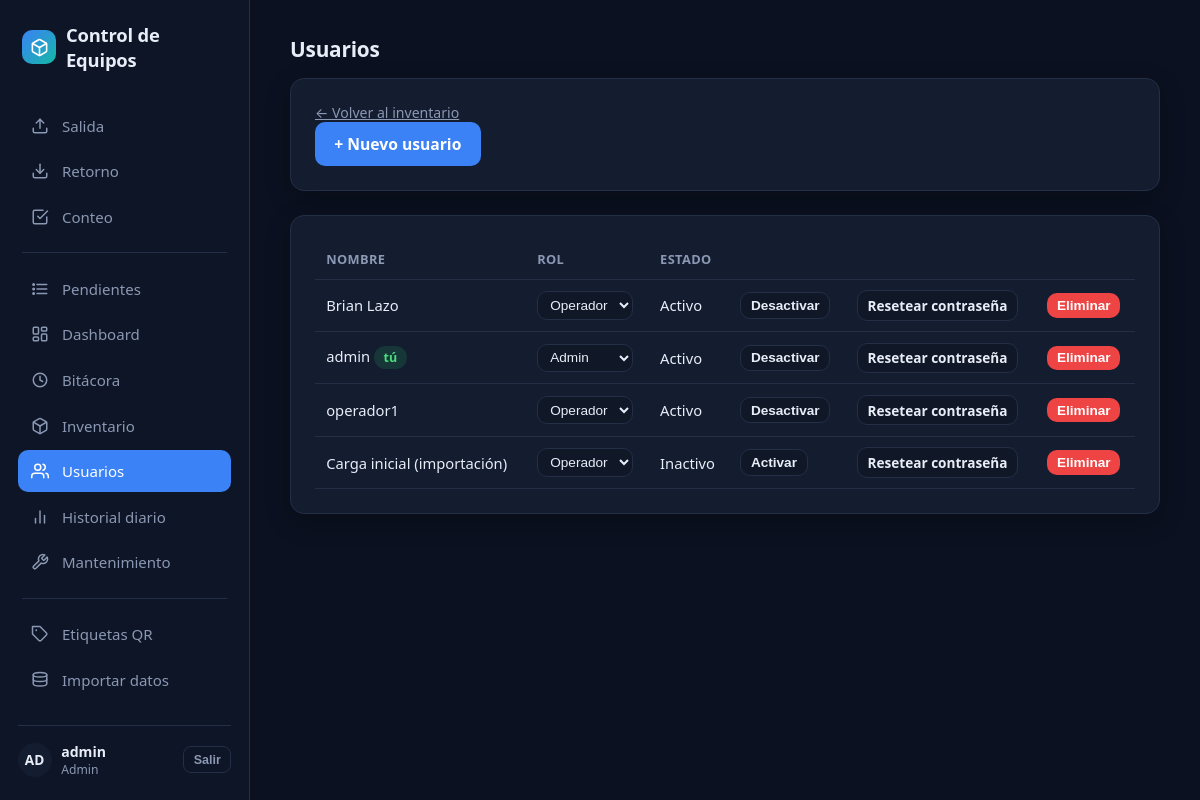
Page /admin/usuarios/ (signed in) on the committed database.
### tables this page shows
CREATE TABLE "usuarios" (
    id      INTEGER PRIMARY KEY AUTOINCREMENT,
    nombre  TEXT NOT NULL UNIQUE,
    activo  BOOLEAN NOT NULL DEFAULT 1
, password_hash TEXT NOT NULL DEFAULT '', rol TEXT NOT NULL DEFAULT 'operador' CHECK (rol IN ('admin','operador')));

### app/usuarios.py (the view)
@bp.route("/")
@requiere_admin
def listado():
    db = get_db()
    lista = db.execute("SELECT * FROM usuarios ORDER BY activo DESC, nombre").fetchall()
    return render_template("usuarios/listado.html", usuarios=lista)

### app/auth.py (called while the page is built)
def cargar_usuario(usuario_id: str):
    fila = get_db().execute(
        "SELECT id, nombre, rol FROM usuarios WHERE id = ? AND activo = 1", (usuario_id,)
    ).fetchone()
    return Usuario(fila["id"], fila["nombre"], fila["rol"]) if fila else None

def requiere_admin(vista):
    @wraps(vista)
    @login_required
    def envoltura(*args, **kwargs):
        if current_user.rol != "admin":
            abort(403)
        return vista(*args, **kwargs)
    return envoltura

### app/db.py (called while the page is built)
def get_db() -> sqlite3.Connection:
    if "db" not in g:
        g.db = sqlite3.connect(current_app.config["DATABASE"])
        g.db.row_factory = sqlite3.Row
        g.db.execute("PRAGMA foreign_keys = ON")
        g.db.execute("PRAGMA journal_mode = WAL")
        g.db.execute("PRAGMA busy_timeout = 5000")
    return g.db

### app/templates/usuarios/listado.html (shortened to what this page needs)
{% extends "base.html" %}
{% block contenido %}
<h2>Usuarios</h2>
<div class="tarjeta">
  <div class="en-linea" style="justify-content:space-between;">
    <p class="ayuda" style="margin:0;"><a href="{{ url_for('inventario.listado') }}">&larr; Volver al inventario</a></p>
    <a class="boton" href="{{ url_for('usuarios.nuevo') }}">+ Nuevo usuario</a>
  </div>
</div>
<div class="tarjeta">
  <table>
    <thead><tr><th>Nombre</th><th>Rol</th><th>Estado</th><th colspan="3"></th></tr></thead>
    <tbody>
      {% for u in usuarios %}
      <tr>
        <td>{{ u['nombre'] }}{% if u['id'] == current_user.id %} <span class="badge en_bodega">tú</span>{% endif %}</td>
        <td>
          <form method="post" action="{{ url_for('usuarios.cambiar_rol', usuario_id=u['id']) }}">
            <select name="nuevo_rol" onchange="this.form.submit()" style="width:auto; margin-bottom:0; font-size:0.85rem; padding:0.3rem 0.5rem;">
              <option value="operador" {% if u['rol'] == 'operador' %}selected{% endif %}>Operador</option>
              <option value="admin" {% if u['rol'] == 'admin' %}selected{% endif %}>Admin</option>
            </select>
          </form>
        </td>
        <td>{{ 'Activo' if u['activo'] else 'Inactivo' }}</td>
        <td>
          <form method="post" action="{{ url_for('usuarios.desactivar', usuario_id=u['id']) }}">
            <button type="submit" class="secundario" style="padding:0.3rem 0.6rem; font-size:0.85rem;">
              {{ 'Desactivar' if u['activo'] else 'Activar' }}
            </button>
          </form>
        </td>
        <td>
          <a class="boton secundario" style="padding:0.3rem 0.6rem; font-size:0.85rem;"
             href="{{ url_for('usuarios.resetear_password', usuario_id=u['id']) }}">Resetear contraseña</a>
        </td>
        <td>
          <form method="post" action="{{ url_for('usuarios.eliminar', usuario_id=u['id']) }}"
                onsubmit="return confirm('¿Eliminar a {{ u['nombre'] }}?');">
            <button type="submit" class="peligro" style="padding:0.3rem 0.6rem; font-size:0.85rem;">Eliminar</button>
          </form>
        </td>
      </tr>
      {% endfor %}
    </tbody>
  </table>
</div>
{% endblock %}

### app/templates/base.html (shortened to what this page needs)
<!doctype html>
<html lang="es">
<head>
</head>
<body>
{% macro icono(nombre) -%}
{% if nombre == 'salida' %}<svg viewBox="0 0 24 24" fill="none" stroke="currentColor" stroke-width="2" stroke-linecap="round" stroke-linejoin="round"><path d="M21 15v4a2 2 0 0 1-2 2H5a2 2 0 0 1-2-2v-4"/><polyline points="17 8 12 3 7 8"/><line x1="12" y1="3" x2="12" y2="15"/></svg>
{%- elif nombre == 'retorno' %}<svg viewBox="0 0 24 24" fill="none" stroke="currentColor" stroke-width="2" stroke-linecap="round" stroke-linejoin="round"><path d="M21 15v4a2 2 0 0 1-2 2H5a2 2 0 0 1-2-2v-4"/><polyline points="7 10 12 15 17 10"/><line x1="12" y1="15" x2="12" y2="3"/></svg>
{%- elif nombre == 'dashboard' %}<svg viewBox="0 0 24 24" fill="none" stroke="currentColor" stroke-width="2" stroke-linecap="round" stroke-linejoin="round"><rect x="3" y="3" width="7" height="9" rx="1.5"/><rect x="14" y="3" width="7" height="5" rx="1.5"/><rect x="14" y="12" width="7" height="9" rx="1.5"/><rect x="3" y="16" width="7" height="5" rx="1.5"/></svg>
{%- elif nombre == 'bitacora' %}<svg viewBox="0 0 24 24" fill="none" stroke="currentColor" stroke-width="2" stroke-linecap="round" stroke-linejoin="round"><circle cx="12" cy="12" r="9"/><polyline points="12 7 12 12 15.5 14"/></svg>
{%- elif nombre == 'inventario' %}<svg viewBox="0 0 24 24" fill="none" stroke="currentColor" stroke-width="2" stroke-linecap="round" stroke-linejoin="round"><path d="M21 16V8a2 2 0 0 0-1-1.73l-7-4a2 2 0 0 0-2 0l-7 4A2 2 0 0 0 3 8v8a2 2 0 0 0 1 1.73l7 4a2 2 0 0 0 2 0l7-4A2 2 0 0 0 21 16z"/><polyline points="3.27 6.96 12 12.01 20.73 6.96"/><line x1="12" y1="22.08" x2="12" y2="12"/></svg>
{%- elif nombre == 'usuarios' %}<svg viewBox="0 0 24 24" fill="none" stroke="currentColor" stroke-width="2" stroke-linecap="round" stroke-linejoin="round"><path d="M17 21v-2a4 4 0 0 0-4-4H5a4 4 0 0 0-4 4v2"/><circle cx="9" cy="7" r="4"/><path d="M23 21v-2a4 4 0 0 0-3-3.87"/><path d="M16 3.13a4 4 0 0 1 0 7.75"/></svg>
{%- elif nombre == 'etiquetas' %}<svg viewBox="0 0 24 24" fill="none" stroke="currentColor" stroke-width="2" stroke-linecap="round" stroke-linejoin="round"><path d="M20.59 13.41 13.42 20.58a2 2 0 0 1-2.83 0L2 12V2h10l8.59 8.59a2 2 0 0 1 0 2.82Z"/><circle cx="7" cy="7" r="1.2" fill="currentColor" stroke="none"/></svg>
{%- elif nombre == 'datos' %}<svg viewBox="0 0 24 24" fill="none" stroke="currentColor" stroke-width="2" stroke-linecap="round" stroke-linejoin="round"><ellipse cx="12" cy="5" rx="9" ry="3"/><path d="M3 5v6c0 1.66 4 3 9 3s9-1.34 9-3V5"/><path d="M3 11v6c0 1.66 4 3 9 3s9-1.34 9-3v-6"/></svg>
{%- elif nombre == 'historial-diario' %}<svg viewBox="0 0 24 24" fill="none" stroke="currentColor" stroke-width="2" stroke-linecap="round" stroke-linejoin="round"><line x1="18" y1="20" x2="18" y2="10"/><line x1="12" y1="20" x2="12" y2="4"/><line x1="6" y1="20" x2="6" y2="14"/></svg>
{%- elif nombre == 'conteo' %}<svg viewBox="0 0 24 24" fill="none" stroke="currentColor" stroke-width="2" stroke-linecap="round" stroke-linejoin="round"><path d="M9 11l3 3L22 4"/><path d="M21 12v7a2 2 0 0 1-2 2H5a2 2 0 0 1-2-2V5a2 2 0 0 1 2-2h11"/></svg>
{%- elif nombre == 'pendientes' %}<svg viewBox="0 0 24 24" fill="none" stroke="currentColor" stroke-width="2" stroke-linecap="round" stroke-linejoin="round"><line x1="8" y1="6" x2="21" y2="6"/><line x1="8" y1="12" x2="21" y2="12"/><line x1="8" y1="18" x2="21" y2="18"/><circle cx="3.5" cy="6" r="1" fill="currentColor"/><circle cx="3.5" cy="12" r="1" fill="currentColor"/><circle cx="3.5" cy="18" r="1" fill="currentColor"/></svg>
{%- elif nombre == 'mantenimiento' %}<svg viewBox="0 0 24 24" fill="none" stroke="currentColor" stroke-width="2" stroke-linecap="round" stroke-linejoin="round"><path d="M14.7 6.3a1 1 0 0 0 0 1.4l1.6 1.6a1 1 0 0 0 1.4 0l3.77-3.77a6 6 0 0 1-7.94 7.94l-6.91 6.91a2.12 2.12 0 0 1-3-3l6.91-6.91a6 6 0 0 1 7.94-7.94l-3.76 3.76z"/></svg>
{%- endif %}
{%- endmacro %}
<div class="app-shell">
  {% if current_user.is_authenticated %}
  <aside class="sidebar">
    <a class="marca" href="{{ url_for('escaneo.salida') }}">
      <span class="icono-marca">
      </span>
      Control de Equipos
    </a>
    <nav>
      <a href="{{ url_for('escaneo.salida') }}" class="{{ 'activo' if request.endpoint == 'escaneo.salida' }}">{{ icono('salida') }}<span>Salida</span></a>
      <a href="{{ url_for('escaneo.retorno') }}" class="{{ 'activo' if request.endpoint == 'escaneo.retorno' }}">{{ icono('retorno') }}<span>Retorno</span></a>
      <a href="{{ url_for('conteo.ver') }}" class="{{ 'activo' if request.endpoint and request.endpoint.startswith('conteo.') }}">{{ icono('conteo') }}<span>Conteo</span></a>
      {% if current_user.rol == 'admin' %}
      <div class="separador"></div>
      <a href="{{ url_for('pendientes.ver') }}" class="{{ 'activo' if request.endpoint == 'pendientes.ver' }}">{{ icono('pendientes') }}<span>Pendientes</span></a>
      <a href="{{ url_for('dashboard.ver') }}" class="{{ 'activo' if request.endpoint == 'dashboard.ver' }}">{{ icono('dashboard') }}<span>Dashboard</span></a>
      <a href="{{ url_for('bitacora.ver') }}" class="{{ 'activo' if request.endpoint == 'bitacora.ver' }}">{{ icono('bitacora') }}<span>Bitácora</span></a>
      <a href="{{ url_for('inventario.listado') }}" class="{{ 'activo' if request.endpoint and request.endpoint.startswith('inventario.') }}">{{ icono('inventario') }}<span>Inventario</span></a>
      <a href="{{ url_for('usuarios.listado') }}" class="{{ 'activo' if request.endpoint and request.endpoint.startswith('usuarios.') }}">{{ icono('usuarios') }}<span>Usuarios</span></a>
      <a href="{{ url_for('historial.ver') }}" class="{{ 'activo' if request.endpoint == 'historial.ver' }}">{{ icono('historial-diario') }}<span>Historial diario</span></a>
      <a href="{{ url_for('mantenimiento.ver') }}" class="{{ 'activo' if request.endpoint and request.endpoint.startswith('mantenimiento.') }}">{{ icono('mantenimiento') }}<span>Mantenimiento</span></a>
      <div class="separador"></div>
      <a href="{{ url_for('etiquetas.ver') }}" class="{{ 'activo' if request.endpoint and request.endpoint.startswith('etiquetas.') }}">{{ icono('etiquetas') }}<span>Etiquetas QR</span></a>
      <a href="{{ url_for('datos.ver') }}" class="{{ 'activo' if request.endpoint and request.endpoint.startswith('datos.') }}">{{ icono('datos') }}<span>Importar datos</span></a>
      {% endif %}
    </nav>
    <div class="usuario-box">
      <div class="avatar">{{ current_user.nombre[:2]|upper }}</div>
      <div class="datos">
        <div class="nombre">{{ current_user.nombre }}</div>
        <div class="rol">{{ 'Admin' if current_user.rol == 'admin' else 'Operador' }}</div>
      </div>
      <form method="post" action="{{ url_for('auth.logout') }}">
        <button type="submit" class="secundario">Salir</button>
      </form>
    </div>
  </aside>
  {% endif %}
  <div class="main-area">
    <main class="{{ '' if current_user.is_authenticated else 'centrado' }}">
      {% block contenido %}{% endblock %}
    </main>
  </div>
</div>
</body>
</html>

### app/templates/base.html (style rules this page uses)
:root { color-scheme: dark; --bg: #0b1120; --bg-sidebar: #0d1526; --bg-card: #141c30; --bg-card-soft: #101828; --border: #232e47; --text: #e8edf7; --text-muted: #8b98b3; --accent: #3b82f6; --accent-dark: #2563eb; --teal: #14b8a6; --amber: #f59e0b; --red: #ef4444; --green: #22c55e; --blue: #3b82f6; --radius: 14px; }
* { box-sizing: border-box; }
body { font-family: "Segoe UI", system-ui, -apple-system, Arial, sans-serif; margin: 0; background: var(--bg); color: var(--text); -webkit-font-smoothing: antialiased; }
a { color: inherit; }
.app-shell { display: flex; min-height: 100vh; }
.sidebar { width: 250px; flex-shrink: 0; background: var(--bg-sidebar); border-right: 1px solid var(--border); display: flex; flex-direction: column; padding: 1.4rem 1.1rem; }
.sidebar .marca { display: flex; align-items: center; gap: 0.6rem; font-weight: 800; font-size: 1.15rem; letter-spacing: -0.01em; text-decoration: none; color: var(--text); margin-bottom: 2rem; padding: 0 0.3rem; }
.sidebar .marca .icono-marca { width: 34px; height: 34px; border-radius: 10px; background: linear-gradient(135deg, var(--accent), var(--teal)); display: flex; align-items: center; justify-content: center; flex-shrink: 0; }
.sidebar nav { display: flex; flex-direction: column; gap: 0.2rem; flex: 1; }
.sidebar nav a { display: flex; align-items: center; gap: 0.8rem; padding: 0.7rem 0.85rem; border-radius: 10px; color: var(--text-muted); text-decoration: none; font-size: 0.94rem; font-weight: 500; transition: background 0.12s, color 0.12s; }
.sidebar nav a svg { width: 18px; height: 18px; flex-shrink: 0; }
.sidebar nav a.activo { background: var(--accent); color: white; }
.sidebar nav .separador { height: 1px; background: var(--border); margin: 0.7rem 0.3rem; }
.sidebar .usuario-box { border-top: 1px solid var(--border); padding-top: 1rem; margin-top: 1rem; display: flex; align-items: center; gap: 0.6rem; }
.sidebar .usuario-box .avatar { width: 34px; height: 34px; border-radius: 50%; background: var(--bg-card); display: flex; align-items: center; justify-content: center; font-weight: 700; font-size: 0.85rem; flex-shrink: 0; color: var(--text); }
.sidebar .usuario-box .datos { flex: 1; min-width: 0; }
.sidebar .usuario-box .nombre { font-size: 0.88rem; font-weight: 600; white-space: nowrap; overflow: hidden; text-overflow: ellipsis; }
.sidebar .usuario-box .rol { font-size: 0.76rem; color: var(--text-muted); }
.sidebar .usuario-box button { background: transparent; border: 1px solid var(--border); color: var(--text-muted); padding: 0.35rem 0.6rem; font-size: 0.78rem; border-radius: 8px; }
.main-area { flex: 1; min-width: 0; }
main { padding: 2.2rem 2.5rem 4rem; max-width: 1180px; margin: 0 auto; }
h1, h2, h3 { font-weight: 700; letter-spacing: -0.01em; }
h2 { font-size: 1.3rem; margin: 0 0 0.9rem; }
.tarjeta { background: var(--bg-card); border: 1px solid var(--border); border-radius: var(--radius); padding: 1.5rem; box-shadow: 0 8px 24px rgba(0,0,0,0.25); margin-bottom: 1.5rem; }
input[type=text], input[type=password], input[type=date], input[type=number], select { font-size: 1.05rem; padding: 0.65rem 0.8rem; width: 100%; background: var(--bg-card-soft); border: 1px solid var(--border); color: var(--text); border-radius: 10px; margin-bottom: 1rem; outline: none; transition: border-color 0.12s; }
select { appearance: auto; }
button, .boton { font-size: 0.98rem; font-weight: 600; padding: 0.7rem 1.2rem; border-radius: 10px; border: none; background: var(--accent); color: white; cursor: pointer; text-decoration: none; display: inline-block; transition: background 0.12s, transform 0.05s; }
button.secundario, .boton.secundario { background: var(--bg-card-soft); color: var(--text); border: 1px solid var(--border); }
button.peligro, .boton.peligro { background: var(--red); }
table { width: 100%; border-collapse: collapse; font-size: 0.92rem; }
th, td { text-align: left; padding: 0.65rem 0.7rem; border-bottom: 1px solid var(--border); }
th { color: var(--text-muted); font-weight: 600; font-size: 0.8rem; text-transform: uppercase; letter-spacing: 0.03em; }
.badge { display: inline-block; padding: 0.2rem 0.6rem; border-radius: 999px; font-size: 0.78rem; font-weight: 700; }
.badge.en_bodega { background: rgba(34,197,94,0.15); color: #4ade80; }
.ayuda { color: var(--text-muted); font-size: 0.88rem; margin-top: -0.6rem; margin-bottom: 1rem; }

### rows in the picture
usuarios: nombre "AD", nombre "admin", rol "Admin", shows "tú", nuevo_rol "Admin", activo "Activo", activo "Desactivar"
usuarios: nombre "Brian Lazo", nuevo_rol "Operador", activo "Activo", activo "Desactivar"
usuarios: nombre "operador1", nuevo_rol "Operador", activo "Activo", activo "Desactivar"
usuarios: nombre "Carga inicial (importación)", nuevo_rol "Operador", activo "Inactivo", activo "Activar"
